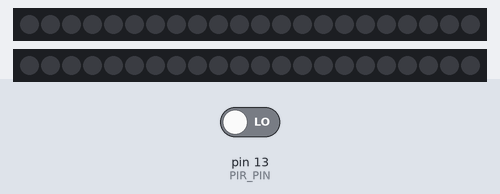
Bench run of a sketch on a simulated Arduino Uno, built with avr-gcc and run on an emulated ATmega328P. On the bench: 2 × 22 RGB LEDs in strip order, left to right. Inputs (shaded band) come from the test bench; at power-on: pin 13 (PIR_PIN) LOW. Dim RGB values are drawn brighter than linear; random numbers use the default seed unless the sketch sets one.

Above: at 1.2 s.
1.3 s: pin 13 (PIR_PIN) driven HIGH
At 1.36 s:
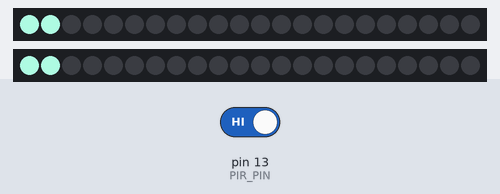
7.4 s: pin 13 (PIR_PIN) driven LOW
At 8.7 s:
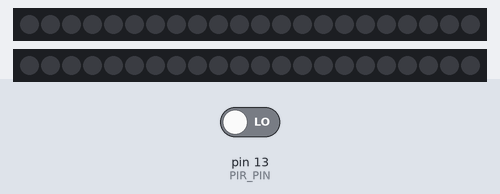
9.6 s: pin 13 (PIR_PIN) driven HIGH
At 9.66 s:
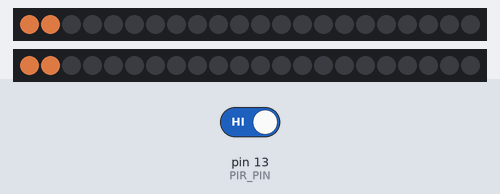

The sketch:

Sketch.ino
```cpp
#include <Adafruit_NeoPixel.h>

#define PINS1 2    // Input-Pin which my first WS2812B-Strip is connected to
#define PINS2 3    // Input-Pin which my second WS2812B-Strip is connected to
#define NUMPIXELS 22 // Count of LEDs on your strip
#define PIR_PIN 13  // PIR-Sensor-Pin

Adafruit_NeoPixel Strip1 = Adafruit_NeoPixel(NUMPIXELS, PINS1, NEO_GRB + NEO_KHZ800);
Adafruit_NeoPixel Strip2 = Adafruit_NeoPixel(NUMPIXELS, PINS2, NEO_GRB + NEO_KHZ800);

bool devMode = false; // determines wheter the strip waits for
int delayval = 50; // delay in ms between color switch of the single LEDs

int redColor = 0;
int greenColor = 0;
int blueColor = 0;

void setup() {
  Strip1.begin(); // Initialize the first LED Strip
  Strip2.begin(); // Initialize the second LED Strip
  pinMode(PIR_PIN, INPUT); // Set PIR-Sensor as input
}

void loop() {
  // Check for devMode
  if(devMode != true) {
    // Check the PIR-Sensors status
    if (digitalRead(PIR_PIN) == HIGH) {
      // If PIR-Sensor is active, turn on the LEDs and start the color change
      changeColor();

    } else {
      // If PIR-Sensor isn't active, shut off all LEDs
      for (int i = 0; i < NUMPIXELS; i++) {
        // Turn off all LEDs
        turnOff(i);
      }
      // Update LEDs to turn them off
      show();
    }
  } else {
    changeColor();
  }
}

// Chooses random value for colors
void setColor() {
  redColor = random(0, 256);
  greenColor = random(0, 256);
  blueColor = random(0, 256);
}

// The process of changing the LEDs color in a wave
void changeColor() {
  for (int i = 0; i <= 5; i++) {
    setColor();
    for (int i = 0; i < NUMPIXELS; i++) {
        Strip1.setPixelColor(i, Strip1.Color(redColor, greenColor, blueColor));
        Strip2.setPixelColor(i, Strip2.Color(redColor, greenColor, blueColor));
        // Show colors
        show();
        delay(delayval);
    }
  }
}

// Turns off both LED Strips
void turnOff(int i) {
  Strip1.setPixelColor(i, Strip1.Color(0, 0, 0));
  Strip2.setPixelColor(i, Strip2.Color(0, 0, 0));
}

// Updates the strip's state
void show() {
  Strip1.show();
  Strip2.show();
}
```

Measured:
- after the input at 1.3 s, the LEDs: first change at once (image 1 shows a later state)
- after the input at 9.6 s, the LEDs: first change at once (image 3 shows a later state)
